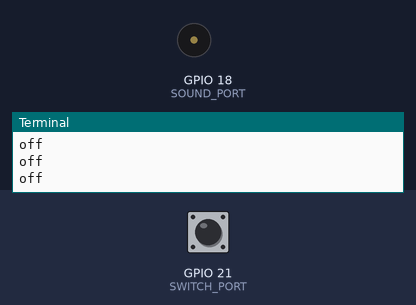
The program below on a simulated Raspberry Pi (BCM pin numbers). Shown: buzzer (waves = sounding), the last lines printed to the terminal. The inputs (shaded band) are chosen by the test bench; at power-on: GPIO 21 (SWITCH_PORT) LOW.

Above: at 1.2 s.
1.3 s: GPIO 21 (SWITCH_PORT) pulled HIGH for 0.15 s
At 1.4 s:
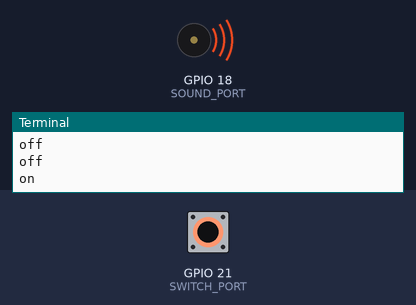
3.0 s: GPIO 21 (SWITCH_PORT) pulled HIGH for 3.2 s
At 7.2 s:
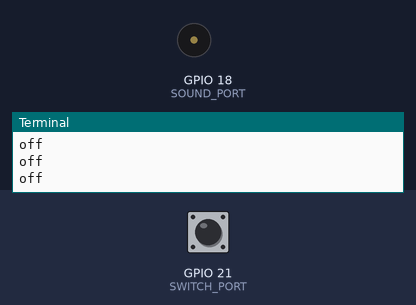
Timing chart, 0 to 8.7 s (numbered marks = the images above; inputs shaded):
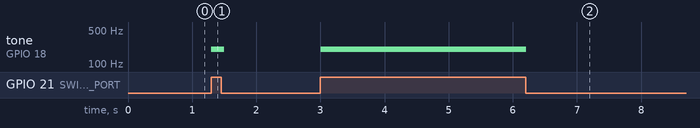

The program:

beep-switch.py
```python
import RPi.GPIO as GPIO
from time import sleep

SOUND_PORT = 18
SWITCH_PORT = 21
TONE = 200

GPIO.setmode(GPIO.BCM)
GPIO.setup(SWITCH_PORT,GPIO.IN,pull_up_down=GPIO.PUD_DOWN)
GPIO.setup(SOUND_PORT,GPIO.OUT)
pwm = GPIO.PWM(SOUND_PORT,TONE)

while True:
    try:
        if GPIO.input(SWITCH_PORT) == GPIO.HIGH:
            print("on")
            pwm.ChangeFrequency(TONE)
            pwm.start(50)
        else:
            print("off")
            pwm.stop()
        sleep(0.1)
    except KeyboardInterrupt:
        break

GPIO.cleanup()
```

Measured:
- after the input at 1.3 s, tone on GPIO 18 (SOUND_PORT): silent → 200 Hz at once, → silent 0.20 s later
- after the input at 3.0 s, tone on GPIO 18 (SOUND_PORT): silent → 200 Hz at once, → silent 3.2 s later
